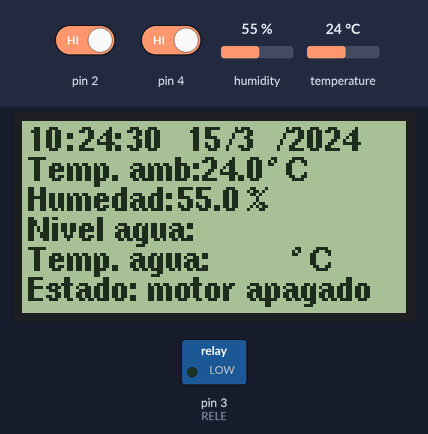
Recording of a sketch running on a simulated Arduino Uno, built with avr-gcc and run on an emulated ATmega328P. Parts: 128×64 one-colour display, switched loads named in the sketch (green lamp = pin HIGH). The inputs (shaded band) are chosen by the test bench; at power-on: humidity 55 %, pin 2 HIGH, pin 4 HIGH, temperature 24 °C. The local clock reads 2024-03-15 10:24:30 at power-on unless the sketch sets it.

Above: at 1.6 s.
1.7 s: humidity set to 22 %
At 3.4 s:
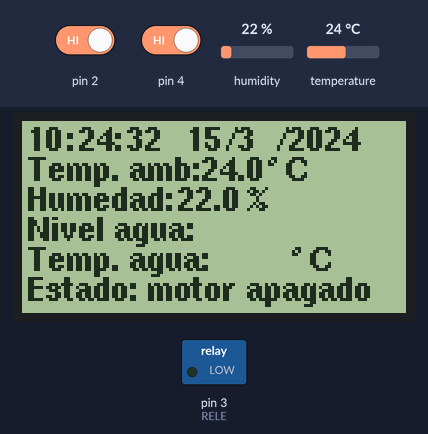
4.4 s: pin 2 driven LOW and pin 4 driven LOW
At 5.4 s:
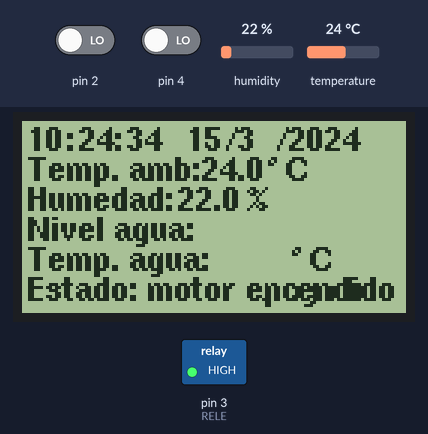
8.2 s: pin 2 driven HIGH
At 8.47 s:
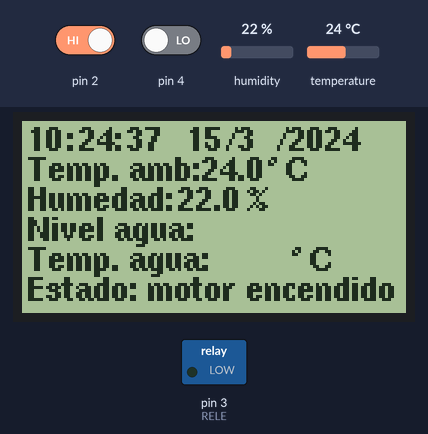
Timing chart, 0 to 11.2 s (numbered marks = the images above; inputs shaded):
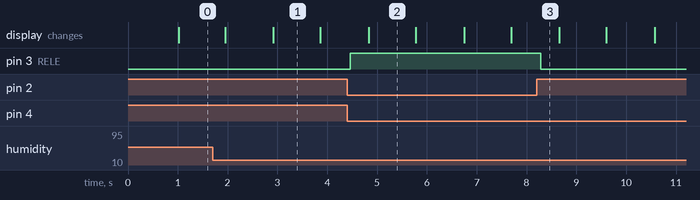

The sketch:

hidroponia.ino
```cpp
/*
Libraries needed for running this code:
  * U8g2
  * Adafruit Unified Sensor
  * DHT sensor library
  * RTClib
  * OneWire
  * Dallas Temperature
*/

#include <Wire.h>    // I2C interface
#include <RTClib.h>   // RTC library
#include <DHT.h>
#include <U8g2lib.h>
#include <U8x8lib.h>
#include <OneWire.h>
#include <DallasTemperature.h>

char temperature [5];
char humidity [5];
char water_temp [5];
const char DEGREE_SYMBOL[] = { 0xB0, '\0'};

DHT dht(7, DHT11); //define pin 7 as input of dht11 sensor
U8G2_ST7920_128X64_1_HW_SPI u8g2(U8G2_R0, /* CS=*/ 10, /* reset=*/ 8); //params for LCD 128x64 ST7920
OneWire oneWireObjet(6);
DallasTemperature sensorDS18B20(&oneWireObjet);

RTC_DS3231 rtc;     // create object RTC_DS3231 type

# define RELE 3     // digital pin 3 for relee

int flag = 0;

bool event_start = true;  // variable de control para inicio de evento con valor true
bool event_end = true;

void setup () {
 Serial.begin(9600);    // inicializa comunicacion serie a 9600 bps
 pinMode(RELE, OUTPUT);   // pin 3 como salida

if (! rtc.begin()) {       // si falla la inicializacion del modulo
  Serial.println("Modulo RTC no encontrado !");  // muestra mensaje de error
  while (1);         // bucle infinito que detiene ejecucion del programa
}
 //rtc.adjust(DateTime(__DATE__, __TIME__));  //use only for setting hour
dht.begin();
u8g2.begin();
u8g2.enableUTF8Print();
u8g2.setFont(u8g2_font_helvB08_tf);
u8g2.setColorIndex(1);
sensorDS18B20.begin();
pinMode(2, INPUT_PULLUP);
pinMode(4, INPUT_PULLUP);
u8g2.clearBuffer();

}

void loop () {
  u8g2.firstPage();
  do {
    draw();
    } while( u8g2.nextPage() );
}

void draw(){
  DateTime date_stamp = rtc.now();
  int c_year = date_stamp.year();
  int c_month = date_stamp.month();
  int c_day = date_stamp.day();
  int c_hour = date_stamp.hour();
  int c_minute = date_stamp.minute();
  int c_second = date_stamp.second();

  readTemperature();
  readHumidity();
  //readWaterTemp();

  if ((digitalRead(2) == HIGH && digitalRead(4) == LOW) || (digitalRead(2) == LOW && digitalRead(4) == HIGH)){ //botones intercalados
    digitalWrite(RELE, LOW);
    flag=0;
  }
  if ((digitalRead(2) == LOW && digitalRead(4) == LOW)){ //ambos botones arriba
    flag = 1;
    digitalWrite(RELE, HIGH);
  }
  if ((digitalRead(2) == HIGH && digitalRead(4) == HIGH)){ //ambos botones abajo
    if (((c_hour >= 7 && c_hour <= 10) || (c_hour >= 16 && c_hour <= 18)) && (c_minute == 00) && (c_second == 00)){
      if (event_start == true){     // si evento_inicio es verdadero
        digitalWrite(RELE, HIGH);       // activa modulo de rele con nivel alto
        event_start = false;
        event_end = true;
        flag = 1;
      }
    }
    if (((c_hour >= 7 && c_hour <= 10) || (c_hour >= 16 && c_hour <= 18)) && (c_minute == 00) && (c_second == 45)){
      if (event_end == true){        // si evento_fin es verdadero
        digitalWrite(RELE, LOW);        // desactiva modulo de rele con nivel bajo
        event_end = false;
        event_start = true;
        flag=0;// carga valor falso en variable de control
      }
    }
    if ((c_hour >= 11) && (c_hour <= 15) && (c_minute == 00 || c_minute == 30) && (c_second == 00)){
      if (event_start == true){     // si evento_inicio es verdadero
        digitalWrite(RELE, HIGH);       // activa modulo de rele con nivel alto
        event_start = false;
        event_end = true;
        flag = 1;
      }
    }
    if ((c_hour >= 11) && (c_hour <= 15) && (c_minute == 00 || c_minute == 30) && (c_second == 45)){
      if (event_end == true){        // si evento_fin es verdadero
        digitalWrite(RELE, LOW);        // desactiva modulo de rele con nivel bajo
        event_end = false;
        event_start = true;
        flag=0;// carga valor falso en variable de control
      }
    }
  }
  //Configuracion para mosntrar informacion en pantalla LCD
  u8g2.setCursor(2,10);
  u8g2.print(c_hour);
  u8g2.drawStr(15,10,":");
  u8g2.setCursor(19,10);
  u8g2.print(c_minute);
  u8g2.drawStr(31,10,":");
  u8g2.setCursor(35,10);
  u8g2.print(c_second);

  u8g2.setCursor(55,10);
  u8g2.print(c_day);
  u8g2.drawStr(68,10,"/");
  u8g2.setCursor(72,10);
  u8g2.print(c_month);
  u8g2.drawStr(85,10,"/");
  u8g2.setCursor(89,10);
  u8g2.print(c_year);

  u8g2.drawStr(2, 20, "Temp. amb:");
  u8g2.drawStr(60, 20, temperature);
  u8g2.drawUTF8(82, 20, DEGREE_SYMBOL);
  u8g2.drawUTF8(88, 20, "C");

  u8g2.drawStr(2, 30, "Humedad:");
  u8g2.drawStr(52, 30, humidity);
  u8g2.drawStr(75,30, "%");

  u8g2.drawStr(2,40, "Nivel agua: ");

  u8g2.drawStr(2, 50, "Temp. agua:");
  //u8g2.drawStr(65, 50, water_temp);
  u8g2.drawUTF8(90, 50, DEGREE_SYMBOL);
  u8g2.drawUTF8(96, 50, "C");

  u8g2.drawStr(2, 60, "Estado: motor");

  if (flag == 0){
    u8g2.drawStr(75, 60, "apagado");
  }
  else{
    u8g2.drawStr(75, 60, "encendido");
  }
}

void readTemperature()
{
  float t = dht.readTemperature();
  dtostrf(t, 3, 1, temperature);
}

void readHumidity()
{
  float h = dht.readHumidity();
  dtostrf(h, 3, 1, humidity);
}

void readWaterTemp()
{
  sensorDS18B20.requestTemperatures();
  float wt = sensorDS18B20.getTempCByIndex(0);
  dtostrf(wt, 3, 1, water_temp);
}
```

Measured:
- after the input at 4.4 s, pin 3 (RELE): LOW → HIGH after 0.06 s; the display: changes after 0.43 s (image 2)
- after the input at 8.2 s, pin 3 (RELE): HIGH → LOW after 0.09 s
- what the display in image 2 shows lasts 1.0 s, from 4.8 s to 5.8 s
